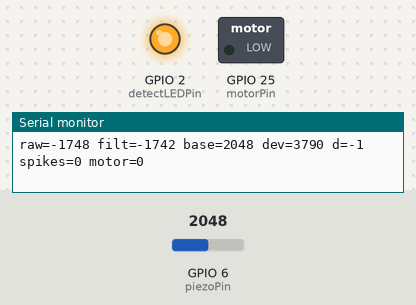
Simulated run of this sketch. Board: ESP32. Shown: switched loads named in the sketch (green lamp = pin HIGH), output pins drawn as LEDs (lit = HIGH), the last lines printed to the serial monitor. Inputs (shaded band) come from the test bench; at power-on: GPIO 6 (piezoPin) = 2048 (analog values on the 0–4095 scale). WiFi joins after 1.5 s; servers stay silent unless stated; uploads are accepted with an empty reply.

Above: at 4.2 s.
4.3 s: GPIO 6 (piezoPin) set to 0
At 5.53 s:
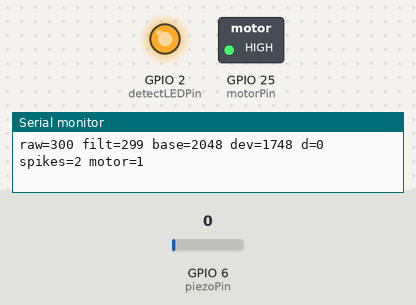
7.3 s: GPIO 6 (piezoPin) set to 3
At 24.4 s:
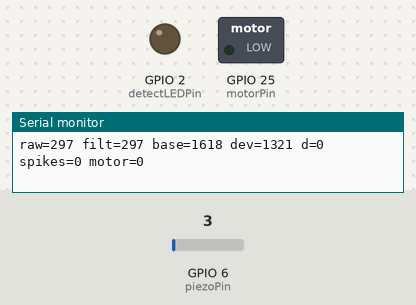
Timing chart, 0 to 24.7 s (numbered marks = the images above; inputs shaded):
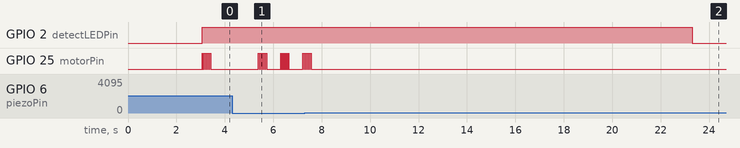

The sketch:

vibrojaw_esp32.ino
```cpp
#include <WiFi.h>
#include <HTTPClient.h>

// WiFi & Server
const char* ssid = "YOUR_WIFI_SSID";
const char* password = "WIFI_PASSWORD";
const char* SERVER   = "https://vibroacoustic-therapy-device-production.up.railway.app";
const char* USER_ID  = "esp32-001";

// Pins
const int piezoPin     = 6;   // ADC input-only (was A0 on Uno)
const int detectLEDPin = 2;    // onboard LED on most ESP32 DevKits
const int motorPin     = 25;   // same transistor circuit, different pin number

const bool SERIAL_DEBUG = true;

// Signal processing
float filtered     = 0.0;
float slowBaseline = 0.0;
float prevFiltered = 0.0;

const float alphaFast = 0.20;
const float alphaSlow = 0.01;

// Thresholds
int threshold          = 120;
int suddenSpikeDelta   = 4;
int artifactJump       = 299;
int maxDeformation     = 640;

bool VIB_ENABLED = true;  // updated by pollConfig

// Timing / pattern
unsigned long lastTriggerMs = 0;
const unsigned long refractoryMs  = 900;
unsigned long windowStartMs       = 0;
const unsigned long spikeWindowMs = 280;
int  spikeCountInWindow           = 0;
const int maxSpikesForClench      = 2;

// Motor
bool          motorActive        = false;
unsigned long motorEndMs         = 0;
unsigned long motorLastToggleMs  = 0;
bool          motorState         = false;
unsigned int  motorHalfPeriodMs  = 10;
unsigned long motorBurstDuration = 220;

// Data capture for HTTP POST
// Filled in at moment of trigger, sent after motor burst ends
float   pendingIntensity  = 0.0;
int     pendingDurationMs = 0;
bool    pendingEvent      = false;

// 5-second summary window
unsigned long summaryWindowStart = 0;
int           summaryEvents      = 0;
float         summaryIntensity   = 0.0;

// Config poll
unsigned long lastPollMs = 0;

// Signal Processing Hard Coded
int count = 0;
int rawCollection[5] = {0};

void setup() {
  Serial.begin(115200);
  delay(500);

  pinMode(detectLEDPin, OUTPUT);
  pinMode(motorPin, OUTPUT);
  digitalWrite(detectLEDPin, LOW);
  digitalWrite(motorPin, LOW);

  // ESP32 ADC is 12-bit by default, but set explicitly to be safe
  analogReadResolution(12);

  calibrateBaseline();

  // Connect WiFi
  WiFi.mode(WIFI_STA);
  WiFi.begin(ssid, password);
  Serial.print("Connecting to WiFi");
  while (WiFi.status() != WL_CONNECTED) {
    delay(500); Serial.print(".");
  }
  Serial.println("");
  Serial.print("Connected! IP: ");
  Serial.println(WiFi.localIP());
  Serial.print("Sending data to: ");
  Serial.println(String(SERVER) + "/api/event");

  windowStartMs        = millis();
  summaryWindowStart   = millis();
  lastPollMs           = millis();
}

void loop() {
  unsigned long now = millis();
  if (count == 5) {
    int rawSum = 0;
    for(int i = 0; i <= 4; i++){
      rawSum += rawCollection[i];
    }
    int raw = 300 - rawSum / 5;

    // Signal processing
    prevFiltered = filtered;
    filtered = alphaFast * raw + (1.0 - alphaFast) * filtered;

    // Slow baseline — only tracks when motor is off and near rest
    int nearRest = abs((int)(filtered - slowBaseline));
    if (!motorActive && nearRest < threshold) {
      slowBaseline = alphaSlow * filtered + (1.0 - alphaSlow) * slowBaseline;
    }

    int deviation = abs((int)(filtered - slowBaseline));
    int delta     = (int)(filtered - prevFiltered);
    int absDelta  = abs(delta);
    // Serial.println(absDelta);

    bool artifact       = (absDelta > artifactJump);
    // bool candidateSpike = (!artifact && deviation > threshold && absDelta >= suddenSpikeDelta);
    bool candidateSpike = (filtered > artifactJump);
    // Spike window (rejects repetitive chewing/open-close motion)
    if (now - windowStartMs > spikeWindowMs) {
      windowStartMs      = now;
      spikeCountInWindow = 0;
    }
    if (candidateSpike) spikeCountInWindow++;

    bool likelyContinuousMotion = (spikeCountInWindow > maxSpikesForClench);

    digitalWrite(detectLEDPin, (deviation > threshold) ? HIGH : LOW);

    // Trigger
    bool cooldownDone = (now - lastTriggerMs > refractoryMs);
    if (candidateSpike && cooldownDone && !likelyContinuousMotion) {
      // Capture data before starting the motor burst
      // Intensity: map deviation to 0–100%
      float intensity = ((float)(deviation - threshold) /
                        (float)(maxDeformation  - threshold)) * 100.0f;
      if (intensity < 0)   intensity = 0;
      if (intensity > 100) intensity = 100;

      startMotorBurst(deviation);   // sets motorBurstDuration for this hit

      // Store for HTTP POST (sent after burst so POST doesn't block motor timing)
      pendingIntensity  = intensity;
      pendingDurationMs = (int)motorBurstDuration;
      pendingEvent      = true;

      lastTriggerMs = now;

      if (SERIAL_DEBUG) {
        Serial.printf("[CLENCH] deviation=%d intensity=%.1f%% duration=%lums\n",
                      deviation, intensity, motorBurstDuration);
      }
    }

    updateMotor(now);

    // Send pending event AFTER motor burst finishes
    // This avoids the HTTP POST blocking the motor toggle loop.
    if (pendingEvent && !motorActive) {
      postEvent(pendingIntensity, pendingDurationMs, true);
      summaryEvents++;
      summaryIntensity += pendingIntensity;
      pendingEvent = false;
    }

    // 5-second summary POST
    if (now - summaryWindowStart >= 5000) {
      float avgI = summaryEvents > 0 ? (summaryIntensity / summaryEvents) : 0.0f;
      postSummary(summaryEvents, avgI, 5000);

      summaryEvents    = 0;
      summaryIntensity = 0.0;
      summaryWindowStart = now;
    }

    // Config poll every 10s
    if (now - lastPollMs >= 10000) {
      pollConfig();
      lastPollMs = now;
    }

    // Serial debug
    if (SERIAL_DEBUG) {
      static unsigned long lastPrint = 0;
      if (now - lastPrint > 50) {
        lastPrint = now;
        Serial.printf("raw=%d filt=%d base=%d dev=%d d=%d spikes=%d motor=%d\n",
                      raw, (int)filtered, (int)slowBaseline,
                      deviation, delta, spikeCountInWindow, motorActive ? 1 : 0);
      }
    }
    delay(5);
    count = 0;
  } else {
    rawCollection[count] = analogRead(piezoPin);
    count += 1;
    delay(5);
  }
}

// Motor functions

void startMotorBurst(int deviation) {
  int d = deviation;
  if (d < threshold)     d = threshold;
  if (d > maxDeformation) d = maxDeformation;

  int freqHz = map(d, threshold, maxDeformation, 35, 110);
  if (freqHz < 1) freqHz = 1;

  motorHalfPeriodMs  = 500UL / (unsigned long)freqHz;
  if (motorHalfPeriodMs < 1) motorHalfPeriodMs = 1;

  motorBurstDuration = map(d, threshold, maxDeformation, 140, 320);

  motorActive       = true;
  motorEndMs        = millis() + motorBurstDuration;
  motorLastToggleMs = 0;
  motorState        = false;
  digitalWrite(motorPin, LOW);
}

void updateMotor(unsigned long now) {
  if (!motorActive) return;

  if (now >= motorEndMs) {
    motorActive = false;
    motorState  = false;
    digitalWrite(motorPin, LOW);
    return;
  }

  if (motorLastToggleMs == 0 || (now - motorLastToggleMs >= motorHalfPeriodMs)) {
    motorLastToggleMs = now;
    motorState        = !motorState;
    digitalWrite(motorPin, motorState ? HIGH : LOW);
  }
}

//  Calibration
void calibrateBaseline() {
  long sum = 0;
  const int samples = 250;

  if (SERIAL_DEBUG) Serial.println("Calibrating baseline — keep jaw relaxed...");

  for (int i = 0; i < samples; i++) {
    sum += analogRead(piezoPin);
    delay(4);
  }

  float baseline = (float)(sum / samples);
  filtered       = baseline;
  prevFiltered   = baseline;
  slowBaseline   = baseline;

  if (SERIAL_DEBUG) {
    Serial.printf("Baseline = %.1f (out of 4095)\n", baseline);
  }
}

//  HTTP functions
void postEvent(float intensity, int durationMs, bool therapy) {
  if (WiFi.status() != WL_CONNECTED) return;

  HTTPClient http;
  http.begin(String(SERVER) + "/api/event");
  http.addHeader("Content-Type", "application/json");

  String body = String("{")
    + "\"userId\":\""         + USER_ID              + "\","
    + "\"intensity\":"        + String(intensity, 1)  + ","
    + "\"durationMs\":"       + String(durationMs)    + ","
    + "\"therapyTriggered\":" + (therapy ? "true" : "false")
    + "}";

  int code = http.POST(body);
  if (SERIAL_DEBUG) Serial.printf("[HTTP] POST /api/event → %d\n", code);
  http.end();
}

void postSummary(int events, float avgIntensity, int windowMs) {
  if (WiFi.status() != WL_CONNECTED) return;

  HTTPClient http;
  http.begin(String(SERVER) + "/api/summary");
  http.addHeader("Content-Type", "application/json");

  String body = String("{")
    + "\"userId\":\""       + USER_ID                 + "\","
    + "\"eventsInWindow\":" + String(events)           + ","
    + "\"avgIntensity\":"   + String(avgIntensity, 1)  + ","
    + "\"windowMs\":"       + String(windowMs)
    + "}";

  int code = http.POST(body);
  if (SERIAL_DEBUG) Serial.printf("[HTTP] POST /api/summary → %d (events=%d avg=%.1f%%)\n",
                                   code, events, avgIntensity);
  http.end();
}

void pollConfig() {
  if (WiFi.status() != WL_CONNECTED) return;

  HTTPClient http;
  http.begin(String(SERVER) + "/api/config?userId=" + String(USER_ID));
  int code = http.GET();

  if (code == 200) {
    String p = http.getString();
    // Pull threshold back and un-scale to ESP32 ADC range (stored as Uno values in Flask)
    int t = extractInt(p, "threshold", threshold);
    // If the value coming back looks like Uno range (< 500), scale it up
    threshold       = (t < 500) ? t * 4 : t;
    VIB_ENABLED     = extractBool(p, "vibrationEnabled", true);
    if (SERIAL_DEBUG) Serial.printf("[CONFIG] threshold=%d\n", threshold);
  }
  http.end();
}

int extractInt(String json, String key, int fallback) {
  String search = "\"" + key + "\":";
  int i = json.indexOf(search);
  if (i == -1) return fallback;
  int start = i + search.length();
  int end   = json.indexOf(",", start);
  if (end == -1) end = json.indexOf("}", start);
  return (end == -1) ? fallback : json.substring(start, end).toInt();
}

bool extractBool(String json, String key, bool fallback) {
  String search = "\"" + key + "\":";
  int i = json.indexOf(search);
  if (i == -1) return fallback;
  return json.substring(i + search.length(), i + search.length() + 4) == "true";
}
```

Measured:
- the behaviour switches between 1 and 2 on GPIO 6 (piezoPin) (found by bisection; images 1 and 2)
- after the input at 4.3 s, GPIO 25 (motorPin): LOW → HIGH after 1.1 s, then repeats every 0.92 s: 5 × (LOW 0.03 s, HIGH 0.03 s), LOW 0.57 s, HIGH 0.03 s
- after the input at 7.3 s, GPIO 25 (motorPin): goes on until 7.6 s, then stays LOW
- by itself, GPIO 25 (motorPin): alternates HIGH for 0.03 s and LOW for 0.03 s, 12 changes in all, then stays LOW
